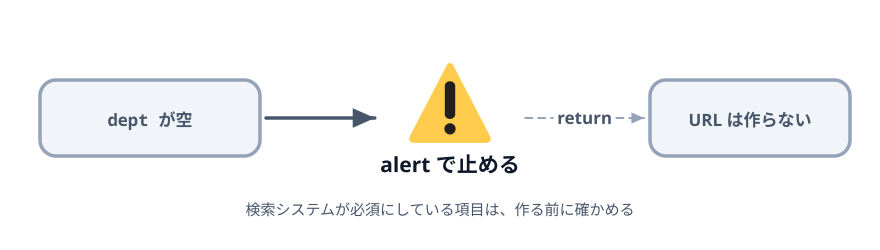

Recreate this plot in Python.
"""2-4 のサムネ: 必須項目が空なら URL を作らずに止める。"""

import pathlib
import sys

sys.path.insert(0, str(pathlib.Path.home() / ".claude/skills/genfig"))
from genfig import Canvas  # noqa: E402

c = Canvas(880, 250)

empty = c.sticky(40, 80, 220, 76, color="gray")
c.text(150, 126, "dept が空", scale="label", align="center", font="technical")

stop = c.node(450, 118, "alert で止める", emoji_cp="26a0", w=180, h=92)
url = c.sticky(650, 80, 200, 76, color="gray")
c.text(750, 126, "URL は作らない", scale="label", align="center")

c.link(empty, stop)
c.link(stop, url, label="return", dash="dashed", primary=False)

c.text(440, 215, "検索システムが必須にしている項目は、作る前に確かめる",
       scale="body", align="center")

print(c.save("00-thumbnail.svg"))
